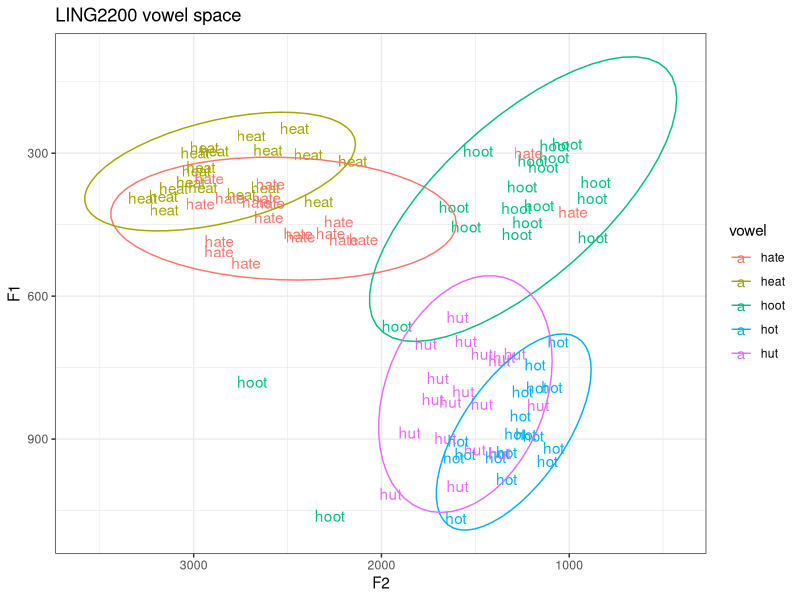

Here is the R script that generated this plot:
## ---- chunk 1
knitr::opts_chunk$set(echo = TRUE)
## ---- chunk 2
vowels <- read.csv("LING2200_vowels.csv", header=TRUE)
vowels
## ---- chunk 3
library(ggplot2)
vowel_plot <- ggplot(vowels, aes(x = F2, y = F1, color = vowel, label = vowel)) + labs(title = "LING2200 vowel space") +
     geom_text() + xlim(0,4000) + ylim(0,1500) + scale_y_reverse() + scale_x_reverse() +  stat_ellipse() + theme_bw()
vowel_plot
